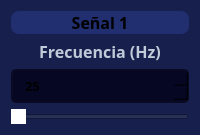
                          <widget class="QFrame" name="frame_7">
                           <property name="sizePolicy">
                            <sizepolicy hsizetype="Preferred" vsizetype="Fixed">
                             <horstretch>0</horstretch>
                             <verstretch>0</verstretch>
                            </sizepolicy>
                           </property>
                           <property name="minimumSize">
                            <size>
                             <width>0</width>
                             <height>110</height>
                            </size>
                           </property>
                           <property name="maximumSize">
                            <size>
                             <width>16777215</width>
                             <height>150</height>
                            </size>
                           </property>
                           <property name="styleSheet">
                            <string notr="true">background-color: rgb(23, 32, 77);
border-radius: 5px;</string>
                           </property>
                           <property name="frameShape">
                            <enum>QFrame::StyledPanel</enum>
                           </property>
                           <property name="frameShadow">
                            <enum>QFrame::Raised</enum>
                           </property>
                           <layout class="QVBoxLayout" name="verticalLayout_18">
                            <item>
                             <widget class="QLabel" name="label_top_info_6">
                              <property name="minimumSize">
                               <size>
                                <width>0</width>
                                <height>20</height>
                               </size>
                              </property>
                              <property name="maximumSize">
                               <size>
                                <width>16777215</width>
                                <height>25</height>
                               </size>
                              </property>
                              <property name="font">
                               <font>
                                <family>Satoshi Black</family>
                                <pointsize>12</pointsize>
                                <weight>75</weight>
                                <bold>true</bold>
                               </font>
                              </property>
                              <property name="styleSheet">
                               <string notr="true">QLabel{
	background-color: rgb(33, 46, 112);
	border: 0px solid ;
	border-radius: 8px;
}</string>
                              </property>
                              <property name="text">
                               <string>Señal 1</string>
                              </property>
                              <property name="alignment">
                               <set>Qt::AlignCenter</set>
                              </property>
                             </widget>
                            </item>
                            <item>
                             <widget class="QLabel" name="label_top_info_7">
                              <property name="minimumSize">
                               <size>
                                <width>0</width>
                                <height>20</height>
                               </size>
                              </property>
                              <property name="maximumSize">
                               <size>
                                <width>16777215</width>
                                <height>30</height>
                               </size>
                              </property>
                              <property name="font">
                               <font>
                                <family>Satoshi</family>
                                <pointsize>12</pointsize>
                                <weight>75</weight>
                                <bold>true</bold>
                               </font>
                              </property>
                              <property name="styleSheet">
                               <string notr="true">color: rgb(191, 203, 217)</string>
                              </property>
                              <property name="text">
                               <string>Frecuencia (Hz)</string>
                              </property>
                              <property name="alignment">
                               <set>Qt::AlignCenter</set>
                              </property>
                             </widget>
                            </item>
                            <item>
                             <widget class="QSpinBox" name="carrierFreq1InputFSK">
                              <property name="minimumSize">
                               <size>
                                <width>0</width>
                                <height>25</height>
                               </size>
                              </property>
                              <property name="font">
                               <font>
                                <family>Satoshi</family>
                                <pointsize>10</pointsize>
                                <weight>75</weight>
                                <bold>true</bold>
                               </font>
                              </property>
                              <property name="toolTip">
                               <string/>
                              </property>
                              <property name="styleSheet">
                               <string notr="true">QSpinBox{
	background-color: rgb(5, 7, 35);
	border-radius: 5px;
	border: 2px solid rgb(10, 11, 35);
	padding: 5px;
	padding-left: 10px;
}
QSpinBox:hover{
	border: 2px solid rgb(0, 0, 127)
}
QSpinBox QAbstractItemView {
	color: rgb(85, 170, 255);	
	background-color: rgb(27, 29, 35);
	padding: 10px;
	selection-background-color: rgb(27, 29, 35);
}
/*
rgb(27, 29, 35);
rgb(13, 9, 59)
*/

QSpinBox::up-button{
	width: 25px; 
	border-left-width: 3px;
	border-left-color: rgba(39, 44, 54, 150);
	border-left-style: solid;
	border-top-right-radius: 3px;
	border-bottom-right-radius: 3px;	
	background-image: url(:/16x16/icons/16x16/cil-arrow-top.png);
	background-position: center;
	background-repeat: no-reperat;
}

QSpinBox::up-button:hover{
	background-color: rgb(80, 80, 80)
}

QSpinBox::down-button:hover{
	background-color: rgb(80, 80, 80)
}

QSpinBox::down-button{
	width: 25px; 
	border-left-width: 3px;
	border-left-color: rgba(39, 44, 54, 150);
	border-left-style: solid;
	border-top-right-radius: 3px;
	border-bottom-right-radius: 3px;	
	background-image: url(:/16x16/icons/16x16/cil-arrow-bottom.png);
	background-position: center;
	background-repeat: no-reperat;
}</string>
                              </property>
                              <property name="minimum">
                               <number>1</number>
                              </property>
                              <property name="maximum">
                               <number>200</number>
                              </property>
                              <property name="value">
                               <number>25</number>
                              </property>
                             </widget>
                            </item>
                            <item>
                             <widget class="QSlider" name="sliderFSK1">
                              <property name="styleSheet">
                               <string notr="true">QSlider::handle:horizontal{
	background: rgb(255, 255, 255);
}</string>
                              </property>
                              <property name="minimum">
                               <number>1</number>
                              </property>
                              <property name="maximum">
                               <number>200</number>
                              </property>
                              <property name="tracking">
                               <bool>false</bool>
                              </property>
                              <property name="orientation">
                               <enum>Qt::Horizontal</enum>
                              </property>
                              <property name="tickPosition">
                               <enum>QSlider::NoTicks</enum>
                              </property>
                             </widget>
                            </item>
                           </layout>
                          </widget>
